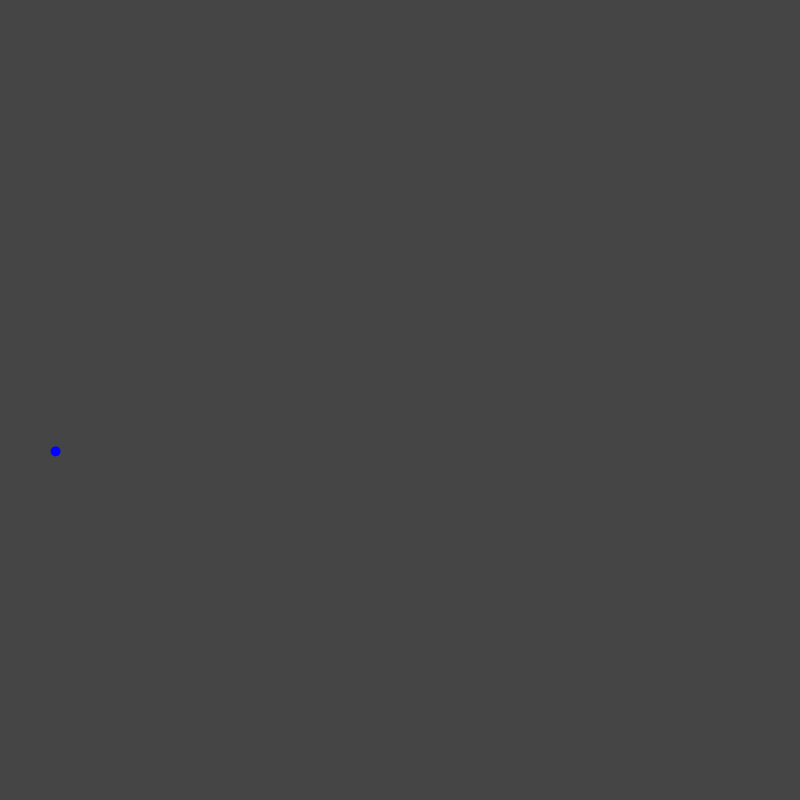
Frame 1 (no input)
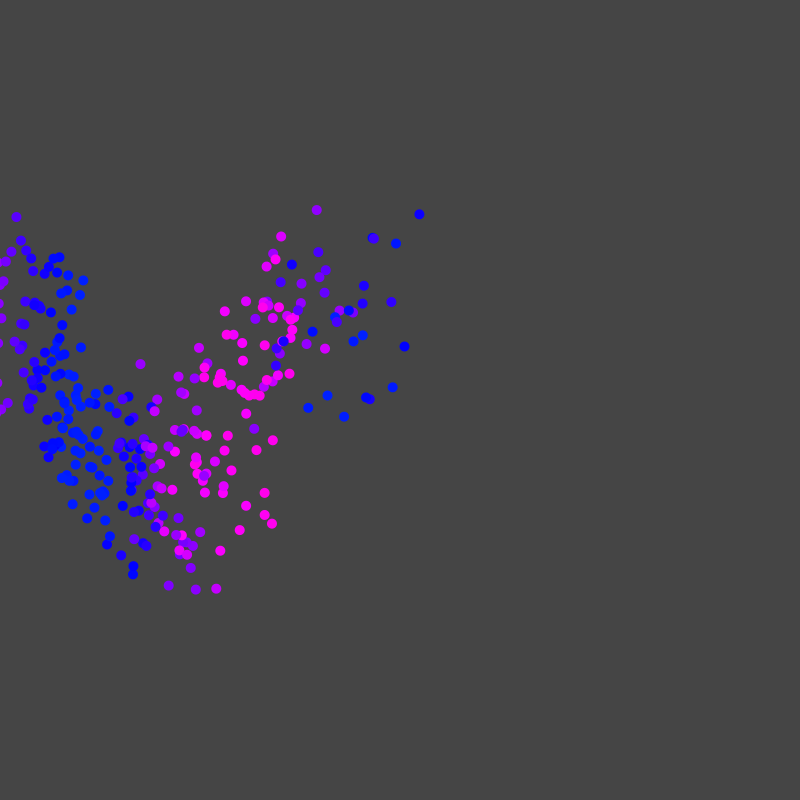
Frame 60 (the mouse pressed at the canvas centre just before this capture)
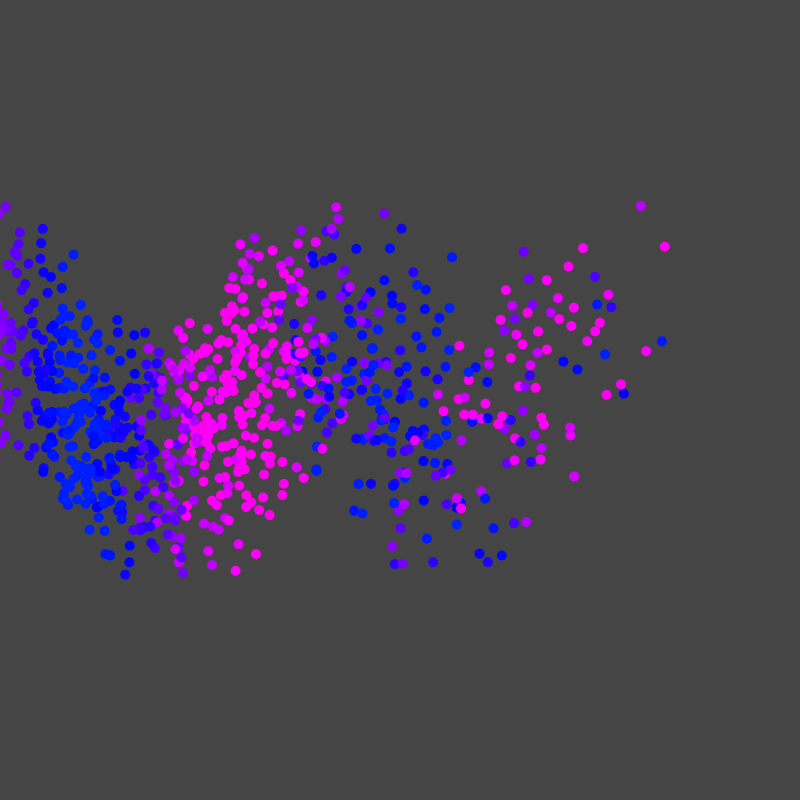
Frame 120 (the mouse held since frame 60 and released just before this capture)

The Processing sketch that drew these frames (run headless with seeded random() and noise(); from frame 60 on, the mouse is pressed at the canvas centre):

// Processing sketch: SinVector
// ── SinVector.pde
int vectors = 20;
float t = 0;
float amount = 0.001;
int pAmount = 10000;
int steps = 1000;
ArrayList<Point> points = new ArrayList<Point>();

void setup() {
  size(800, 800);

  //for (int p = 0; p < pAmount; p++) {
  //  Point point = new Point(0, random(-60, 60), random(TWO_PI), 5, random(0.04, 0.004), 10);
  //  points.add(point);
  //}
}


void draw() {
  colorMode(RGB);
  background(69);
  stroke(0);
  strokeWeight(5);
  t+=0.01;
  translate(0, height/2);

  //ShowVectors();

  if (points.size() < pAmount) {
    for (int p = 0; p < pAmount / steps; p++) {
      AddNewPoint();
    }
  }

  noStroke();
  //colorMode(RGB);
  //fill(180, 0, 255);
  colorMode(HSB);
  for (int p = 0; p < points.size(); p++) {
    Point point = points.get(p);
    point.Move();

    if (point.x > width + 200) {
      points.remove(point);
      AddNewPoint();
    }


    float hue = map(point.dir, -PI/4, PI/4, 210, 170);
    fill(hue, 255, 255);

    point.Render();
  }
}

void AddNewPoint() {
  Point temp = new Point(random(-400, 200), random(-60, 60), random(-PI/4, PI/4), 5, random(40, 60), random(5, 6), 10);
  points.add(temp);
}

void ShowVectors() {
  float w = width/vectors;
  for (int x = 0; x < width+w; x+=w) {
    for (int y = -height/2; y < (height/2)+w; y+=w) {
      //float a = map(noise(x * amount, y * amount, t), 0, 1, 0, TWO_PI);
      float a = map(y, -height/2, height/2, PI/2, -PI/2);
      float xPos = w * cos(a);
      float yPos = w * sin(a);
      line(x, y, x + xPos, y + yPos);
    }
  }
}

// ── Point.pde
class Point {
  float x, y, dir, sp, sinL, sinH, size;


  Point(float x, float y, float dir, float sp, float sinL, float sinH, float size) {
    this.x = x;
    this.y = y;
    this.dir = dir;
    this.sp = sp;
    this.sinL = sinL;
    this.sinH = sinH;
    this.size = size;
  }

  void Move() {
    //float angle = map(this.y, -height/2, height/2, PI/2, -PI/2);
    float angle = sin(x / sinL);
    this.dir = angle;
    
    float xPos = sinH * cos(angle);
    float yPos = sinH * sin(angle);
    this.x = this.x + xPos;
    this.y = this.y + yPos;


    //if (this.x > width) {
    //  this.x = 0;
    //}
    //if (this.x < 0) {
    //  this.x = width;
    //}
    //if (this.y < -height/2) {
    //  this.y = height/2;
    //}
    //if (this.y > height/2) {
    //  this.y = -height/2;
    //}
  }


  void Render() {
    ellipse(this.x, this.y, this.size, this.size);
  }
}
